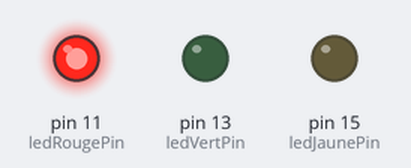
Simulated run of this program. Board: Raspberry Pi (header pin numbers). Parts: output pins drawn as LEDs (lit = HIGH). What the program prints to the terminal is not drawn.

Above: at 2.5 s.
At 7.5 s:
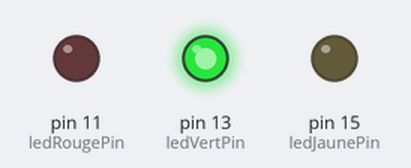
At 11.0 s:
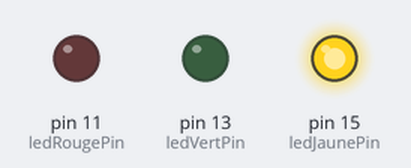
Timing chart, 0 to 15.6 s (numbered marks = the images above):
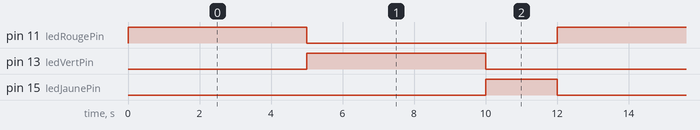

The program:

traffic_light_controller.py
```python
import RPi.GPIO as GPIO
import time

# Définition des broches GPIO (modifiable selon votre câblage)
ledRougePin = 11
ledVertPin = 13
ledJaunePin = 15

def setup():
    GPIO.setmode(GPIO.BOARD)  # Utilise la numérotation physique des broches
    GPIO.setup(ledRougePin, GPIO.OUT)
    GPIO.setup(ledVertPin, GPIO.OUT)
    GPIO.setup(ledJaunePin, GPIO.OUT)
    # Éteint toutes les LEDs au démarrage
    GPIO.output(ledRougePin, GPIO.LOW)
    GPIO.output(ledVertPin, GPIO.LOW)
    GPIO.output(ledJaunePin, GPIO.LOW)

    print(f"Configuration OK - Rouge: pin{ledRougePin}, Vert: pin{ledVertPin}, Jaune: pin{ledJaunePin}")

def loop():
    while True:
        # Phase ROUGE (arrêt)
        GPIO.output(ledRougePin, GPIO.HIGH)
        print("🔴 Feu ROUGE allumé (Arrêt)")
        time.sleep(5)  # 5 secondes

        # Phase VERT (passage)
        GPIO.output(ledRougePin, GPIO.LOW)
        GPIO.output(ledVertPin, GPIO.HIGH)
        print("🟢 Feu VERT allumé (Passage)")
        time.sleep(5)  # 5 secondes

        # Phase JAUNE (attention)
        GPIO.output(ledVertPin, GPIO.LOW)
        GPIO.output(ledJaunePin, GPIO.HIGH)
        print("🟡 Feu JAUNE allumé (Attention)")
        time.sleep(2)  # 2 secondes

        # Éteindre le jaune avant de revenir au rouge
        GPIO.output(ledJaunePin, GPIO.LOW)

def destroy():
    GPIO.cleanup()  # Nettoyage des broches GPIO
    print("Programme arrêté. GPIO nettoyées.")

if __name__ == '__main__':
    print("Démarrage du simulateur de feux de circulation...")
    setup()
    try:
        loop()
    except KeyboardInterrupt:  # Ctrl+C pour arrêter
        destroy()
```

Measured:
- by itself, pin 11 (ledRougePin), pin 13 (ledVertPin): alternates HIGH for 5.0 s and LOW for 7.0 s
- by itself, pin 15 (ledJaunePin): alternates HIGH for 2.0 s and LOW for 10.0 s
- by itself, everything shown: repeats every 12.0 s, in 3 steps
